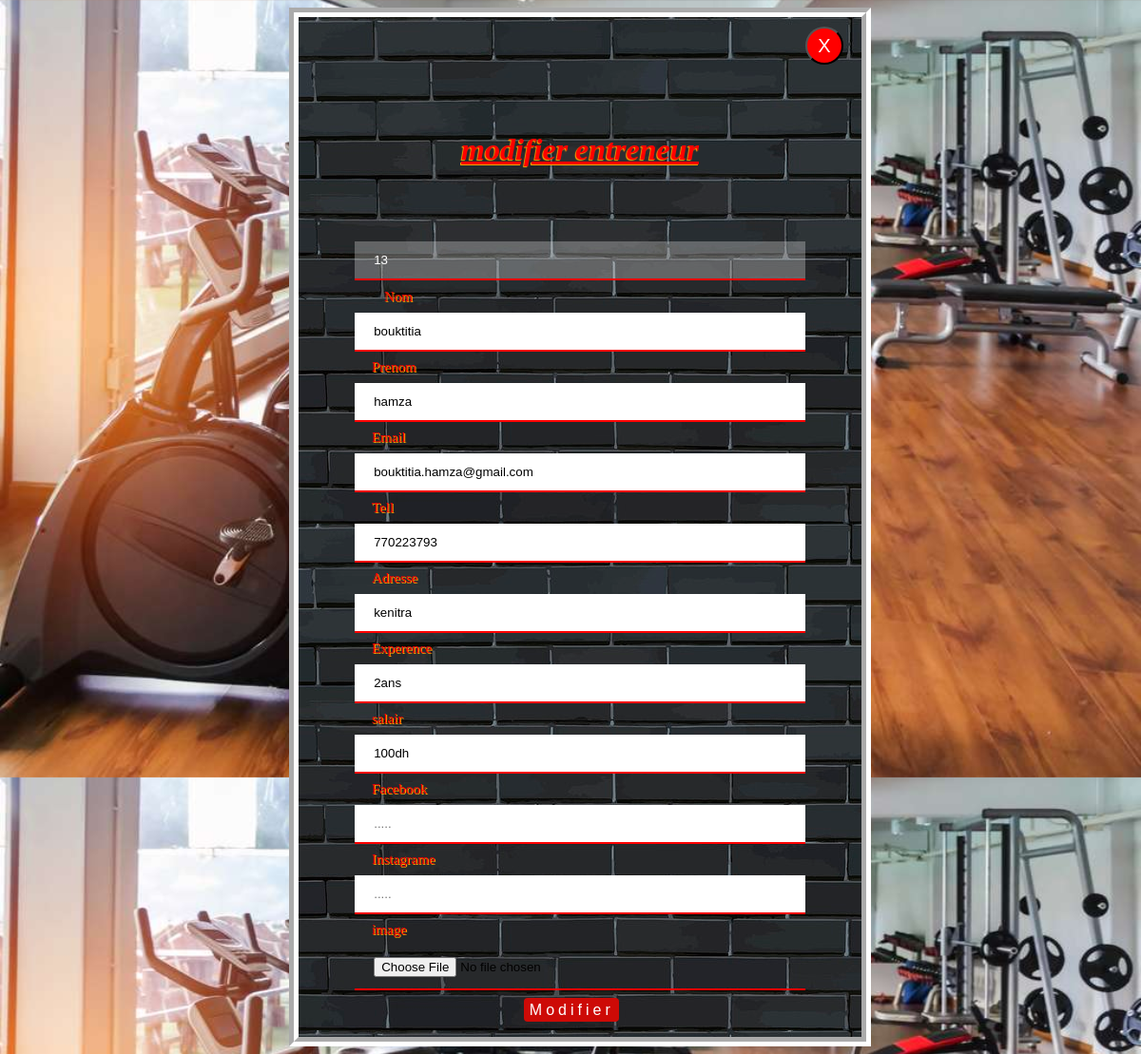
Screenshot of /Monprojet/ajouterenv2.php?edit=13 with the database file from the repository.
### tables this page shows
CREATE TABLE `entreneur` (
  `id_ent` int(11) NOT NULL,
  `nom_e` varchar(40) NOT NULL,
  `prenom_e` varchar(40) NOT NULL,
  `adresse_e` varchar(50) NOT NULL,
  `email_e` varchar(50) NOT NULL,
  `telephone_e` int(10) NOT NULL,
  `slair` varchar(20) NOT NULL,
  `img_e` varchar(50) NOT NULL,
  `experence` varchar(50) NOT NULL,
  `face` varchar(50) NOT NULL,
  `insta` varchar(50) NOT NULL,
  `twit` varchar(50) NOT NULL,
  `link` varchar(50) NOT NULL
);

### Monprojet/ajouterenv2.php (the view, shortened to what this page needs)
<?php
$servername="localhost";
$username="root";
$password="";
$con=mysqli_connect($servername, $username, $password);
mysqli_select_db($con,"gss");
$id="";
$nom="";
$prenom="";
$date_fin="";
$adress="";
$email="";
$phone="";
$prix="";
$modifier="";
$face="";
$insta="";
 if(isset($_GET['edit'])){
    $id=$_GET['edit'];
    $sql="SELECT * FROM entreneur WHERE id_ent='$id'";
    $query=mysqli_query($con,$sql);
    $row=mysqli_fetch_array($query);
    $id=$row['id_ent'];
        $nom=$row['nom_e'];
        $prenom=$row['prenom_e'];
        $date_fin=$row['experence'];
         $adress=$row['adresse_e'];
        $email=$row['email_e'];
        $phone=$row['telephone_e'];
        $prix=$row['slair'];
        $img=$row['img_e'];
       $modifier=true;
  }
?>
<html>
    <head>
    </head>
    <body>
        <div class="carr">
            <a  style="    " href="admin_html.php"><button class="ferm">X</button></a>
            <form action="ajouterenphp.php" method="post" >
            <div class="entet">
             <h1 class="sall"  "><?php if($modifier==true){ echo "modifier entreneur";}
             else{
              echo "ajouter entreneur";}
              ?>
             </h1>
            </div>
            <?php if($modifier==true){ ?>
             <input class="not" type="txt" name="id_personne" placeholder="id de personne" value="<?php echo  $id;?>"  disabled style="color:white; " > <<?php } ?>
            <label>Nom</label>
            <input class="not" type="txt" name="name" placeholder="nom de produit" value="<?php echo  $nom;?>" autofocus required maxlength="12">
           <label>Prenom</label>
            <input class="not" type="txt" name="prenom" placeholder="prix du produit" value="<?php echo  $prenom;?>" required maxlength="10">
             <label>Email</label>
            <input class="not" type="mail" name="email" placeholder=".....@gmail.com" value="<?php echo  $email;?>" required >
             <label>Tell</label>
            <input class="not" type="txt" name="phone" placeholder="Tell" value="<?php echo  $phone;?>" maxlength="">
             <label>Adresse</label>
            <input class="not" type="txt" name="adress" placeholder="adress" value="<?php echo  $adress?>" required >
             <label>Experence</label>
            <input class="not" type="txt" name="date_fin" placeholder="experence" value="<?php echo  $date_fin?>">
            <label>salair</label>
            <input class="not" type="txt" name="prix" placeholder="salair" value="<?php echo  $prix ;?>" required >
            <label>Facebook</label>
            <input class="not" type="txt" name="face" placeholder="....." value="<?php echo  $face;?>"  >
            <label>Instagrame</label>
            <input class="not" type="txt" name="insta" placeholder="....." value="<?php echo  $insta;?>"  >
             <label>image</label>
            <input class="not" type="file" name="img" placeholder="" value="<?php echo  $img;?>"  >
        <?php if($modifier==true){ ?>
            <input style="width: 100px; margin-left:40%; height: 25px;" type='submit' name="btn_edit" value="Modifier"/>
                             <?php } else{ ?>
 <input  style="width: 100px; margin-left:40%; height: 25px;" classe="dd"  type='submit' name="add" value="Ajouter"/>
                                                    <?php }?>
  </form>
        </div>
    </body>
</html>

### Monprojet/ajouterenv2.php (style rules this page uses)
body { background-size: 100%; background-image: url(img/sallsp1.jpg); }
.carr { border: 10px groove #fff; width:50% ; height:90% auto; margin-left:25%; background-image:url(img/sport.jpg); }
.entet { width:100%; height:20% ; background-size: 100%; }
.sall { text-decoration:underline; text-align:center; color: red; text-shadow:-1px 1px 1px orange; margin-left:0%; padding: 50px; font-style: oblique; }
input[type=submit] { font-family: 'source sans pro',sans-serif; letter-spacing:4px; background-color: #25252A; text-align: center; width:130px; height:80px; border: none; color: white; background-color: rgb(205,10,6); border-radius: 4px; box-shadow: inset 0 0 0 #f9e506; transition: ease-out 0.3s; font-size: 1em; outline: none; }
.ferm { background-color: red; color:white; font-size:20px; width:40px; height: 40px; margin-left:90%; margin-top:10px ; border-radius: 50%; }
.not { display:block; border: none; border-bottom: 2px solid red; width: 80%; padding: 12px 20px; margin: 8px 0; margin-left:10%; box-sizing: border-box; }
label { margin-left:13%; font-size:15px; font-family:verdana; color: red; text-shadow: 1px 1px 0px orange; }

### rows the page displays
entreneur: id_personne "13", name "bouktitia", prenom "hamza", email "bouktitia.hamza@gmail.com", phone "770223793", adress "kenitra", date_fin "2ans", prix "100dh"
